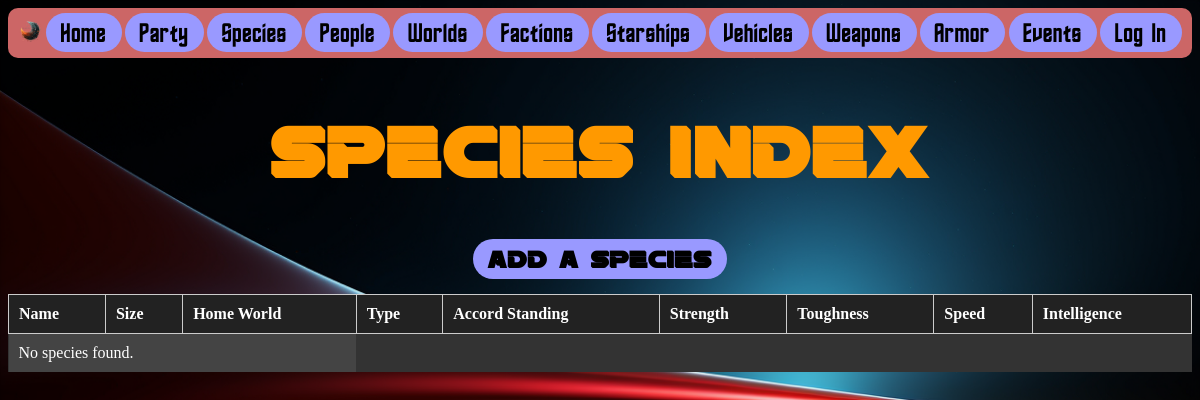
/species/, run on an earlier commit of the app's database.
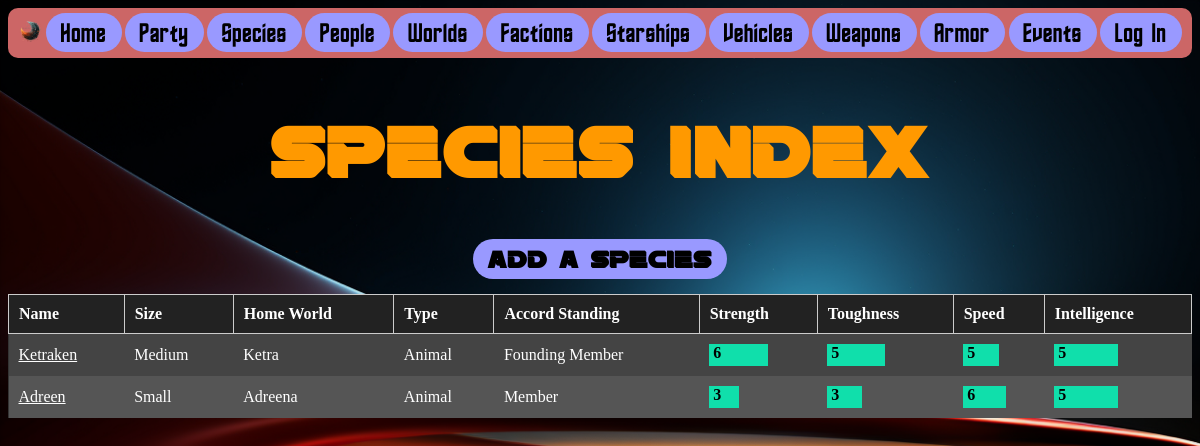
And on a later commit of the database.
### species/models.py (models this page shows, shortened)
class Species(models.Model):
    class Meta:
        app_label = 'species'
    SIZE_CHOICES = [
        ('diminutive', 'Diminutive'),
        ('tiny', 'Tiny'),
        ('small', 'Small'),
        ('medium', 'Medium'),
        ('large', 'Large'),
        ('huge', 'Huge'),
        ('gargantuan', 'Gargantuan'),
        ('colossal', 'Colossal'),
        ('planetary', 'Planetary'),
    ]
    TYPE_CHOICES = [
        ('animal','Animal'),
        ('biotech','Bio-Tech'),
        ('plant','Plant'),
        ('metamorph','Metamorph'),
        ('unique','Unique'),
    ]
    AIR_CHOICES = [
        ('oxygen','Oxygen'),
        ('nitrogen','Nitrogen'),
        ('carbon-dioxide','Carbon Dioxide'),
        ('argon','Argon'),
        ('unique','Unique'),
        ('xenon','Xenon'),
        ('dihydrogen-oxide','Dihydrogen Oxide'),
        ('hydrogen','Hydrogen'),
        ('helium','Helium'),
        ('neon','Neon'),
    ]
    REPRODUCTIVE_CHOICES = [
        ('standard','Standard'),
        ('asexual','Asexual'),
        ('fission','Fission'),
        ('clone','Clone'),
        ('unique','Unique'),
    ]
    GRAVITY_CHOICES = [
        ('light','Light'),
        ('standard','Standard'),
        ('heavy','Heavy'),
    ]
    ACCORD_STATUS_CHOICES = [
        ('founder','Founding Member'),
        ('ally','Ally'),
        ('member','Member'),
        ('peace','Peace Treaty'),
        ('enemy','Enemy'),
        ('nuetral','Nuetral'),
        ('unknown','Unknown'),
        ('undiscovered','Undiscovered'),
    ]
    SOCIETY_CHOICES = [
        ('monarchy','Monarchy'),
        ('theocracy','Theocracy'),
        ('democracy','Democracy'),
        ('caste','Caste'),
        ('tribal','Tribal'),
        ('free','Free'),
        ('unknown','Unknown'),
        ('empire','Empire'),
        ('conglomerate','Conglomerate'),
        ('aristocracy','Aristocracy'),
        ('multiple','Multiple'),
        ('anarchy','Anarchy'),
        ('technocracy','Technocracy'),
    ]
    LOCOMOTION_CHOICES = [
        ('bipedal','Bipedal'),
        ('tentacle','Tentacle'),
        ('multiped','Multiped'),
        ('flight','Flight'),
        ('serpentine','Serpentine'),
        ('metamorph','Metamorph'),
        ('float','Float'),
        ('quadruped','Quadruped'),
        ('octoped','Octoped'),
    ]
    name = models.CharField(max_length=100)
    home_world = models.CharField(max_length=100)
    society = models.CharField(max_length=50, choices=SOCIETY_CHOICES)
    accord_status = models.CharField(max_length=20, choices=ACCORD_STATUS_CHOICES)
    background = models.TextField()
    sociology = models.TextField()
    physiology = models.TextField()
    racial_traits = models.JSONField()
    size = models.CharField(max_length=20, choices=SIZE_CHOICES)
    type = models.CharField(max_length=50, choices=TYPE_CHOICES)
    air = models.CharField(max_length=50, choices=AIR_CHOICES)
    reproduction_method = models.CharField(max_length=20, choices=REPRODUCTIVE_CHOICES)
    hours_of_sleep = models.IntegerField()
    days_without_food = models.IntegerField()
    days_without_water = models.IntegerField()
    strength_rating = models.IntegerField()
    toughness_rating = models.IntegerField()
    speed_rating = models.IntegerField()
    intelligence_rating = models.IntegerField()
    natural_weapons = models.BooleanField()
    natural_armor = models.BooleanField()
    can_fly = models.BooleanField()
    aquatic = models.BooleanField()
    amphibious = models.BooleanField()
    telepathic = models.BooleanField()
    psionic = models.BooleanField()
    gravity = models.CharField(max_length=15, choices=GRAVITY_CHOICES)
    special_abilities = models.JSONField()
    locomotion_method = models.CharField(max_length=20, choices=LOCOMOTION_CHOICES)
    image = models.ImageField(upload_to='species/images/', null=True, blank=True)
    hidden = models.BooleanField(default=False)

### species/views.py (the view)
# urls.py: path("", views.index, name="index"),
def index(request):
    species_list = Species.objects.all()
    context = {
        'species_list': species_list,
    }
    return render(request, 'species_index.html', context)

### cataclysm/templatetags/group_check.py (called while the page is built)
@register.filter(name='has_group')
def has_group(user, group_name):
    return user.groups.filter(name=group_name).exists()

### species/templates/species_index.html (shortened to what this page needs)
{% include 'navbar.html' %}
{% load mathfilters %}
{% load group_check %}
{% block content %}
    <h1 class="app_name">Species Index</h1>
    <h2 class="index_menu"><a href="{% url 'add' %}">Add a Species</a></h2>
    <table class="sci-fi-list">
        <thead>
            <tr>
                <th>Name</th>
                <th>Size</th>
                <th>Home World</th>
                <th>Type</th>
                <th>Accord Standing</th>
                <th>Strength</th>
                <th>Toughness</th>
                <th>Speed</th>
                <th>Intelligence</th>
            </tr>
        </thead>
        <tbody>
            {% for species in species_list %}
                {% if not species.hidden %}
                    <tr>
                        <td><a href="{% url 'species_page' species.id %}">{{ species.name }}</a></td>
                        <td>{{ species.get_size_display }}</td>
                        <td>{{ species.home_world }}</td>
                        <td>{{ species.get_type_display }}</td>
                        <td>{{ species.get_accord_status_display }}</td>
                        <td>
                            <div class="rating-bar" style="width: {{species.strength_rating|mul:10}}%">&nbsp;{{ species.strength_rating }}</div>
                        </td>
                        <td>
                            <div class="rating-bar" style="width: {{species.toughness_rating|mul:10}}%">&nbsp;{{ species.toughness_rating }}</div>
                        </td>
                        <td>
                            <div class="rating-bar" style="width: {{species.speed_rating|mul:10}}%">&nbsp;{{ species.speed_rating }}</div>
                        </td>
                        <td>
                            <div class="rating-bar" style="width: {{species.intelligence_rating|mul:10}}%">&nbsp;{{ species.intelligence_rating }}</div>
                        </td>
                    </tr>
                {% endif %}
            {% empty %}
                <tr>
                    <td colspan="3">No species found.</td>
                </tr>
            {% endfor %}
        </tbody>
    </table>
{% endblock %}

### landing/templates/navbar.html (shortened to what this page needs)
{% load static %}
<!DOCTYPE html>
<html>
<head>
    <link rel="stylesheet" href="{% static 'css/default.css' %}">
</head>
<div>
    <nav class="main">
        <li><img src="{% static 'images/cataclysm_logo.png' %}" alt="Cataclysm Logo" height="25px"></li>
        <li><a href="/">Home</a></li>
        <li><a href="/party/">Party</a></li>
        <li><a href="/species/">Species</a></li>
        <li><a href="/people/">People</a></li>
        <li><a href="/worlds/">Worlds</a></li>
        <li><a href="/factions/">Factions</a></li>
        <li><a href="/starships/">Starships</a></li>
        <li><a href="/vehicles/">Vehicles</a></li>
        <li><a href="/weapons/">Weapons</a></li>
        <li><a href="/armor/">Armor</a></li>
        <li><a href="/events/">Events</a></li>
        {% if user.is_authenticated %}
            <li><a href="/admin/">Admin</a></li>
            <li><a href="/admin/logout/">Log Out</a></li>
        {% else %}
            <li><a href="/admin/">Log In</a></li>
        {% endif %}
    </nav>
</div>
</html>

### static/css/default.css (style rules this page uses)
body a { color: #fff; }
body h1, body h2, body h3 { color: #fff; }
nav.main { display: flex; justify-content: space-between; align-items: center; background-color: #333; padding: 10px; background-color: #cc6666; font-family: 'StarTrekFont'; border-radius: 10px; }
nav.main li { display: inline; }
nav.main a { text-decoration: none; text-align: center; background-color: #9999ff; border-radius: 25px; color: rgb(0, 0, 0); font-size: 24px; padding: 5px 15px; }
h1.app_name { color: #ff9900; text-align: center; font-family: 'Rebellion'; font-size: 72px; }
.sci-fi-list { border-collapse: collapse; width: 100%; font-family: GoodOT; background-color: #333; color: #fff; }
.sci-fi-list th { background-color: #222; border: 1px solid #ccc; padding: 10px; text-align: left; }
.sci-fi-list tr { background-color: #444; }
.sci-fi-list tr:nth-child(even) { background-color: #555; }
.sci-fi-list td { border: none; padding: 10px; }
.rating-bar { height: 22px; background-color: #10dfab; color: black; text-align: left; font-weight: bold; font-family: GoodOT; }
.index_menu { color: #ff9900; text-align: center; font-family: 'Rebellion'; font-size: 24px; }
.index_menu a { text-decoration: none; text-align: center; background-color: #9999ff; border-radius: 25px; color: rgb(0, 0, 0); font-size: 24px; padding: 5px 15px; }

What changed in the data, as far as the page shows it:
added Species: name "Ketraken", size "Medium", home_world "Ketra", type "Animal", accord_status "Founding Member", strength_rating "6", toughness_rating "5", speed_rating "5", intelligence_rating "5"
added Species: name "Adreen", size "Small", home_world "Adreena", type "Animal", accord_status "Member", strength_rating "3", toughness_rating "3", speed_rating "6", intelligence_rating "5"
Also different on the page:
text no longer shown: "No species found."
